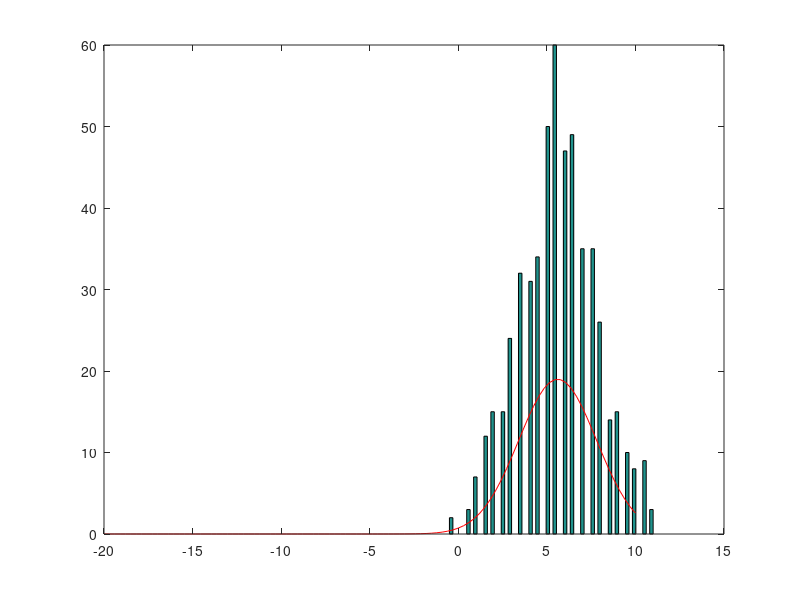

Write MATLAB code to recreate this figure. (Note: this script raises an error after producing the figure.)
load 8/delta_time_raw.txt
time_raw = delta_time_raw(:,2);
index_raw = delta_time_raw(:,1);

[hts,ctrs] = hist(time_raw, 59);
bar(ctrs,hts,'hist') % plot histogram
area = sum(hts) * (ctrs(2)-ctrs(1));
xx = linspace(-20,10); % geef x range aan
hold on; 
plot(xx,area*normpdf(xx,mean(time_raw),std(time_raw)),'r-') % plot gauss met berekende mean en std

% Correcte significantie maken voor plot 1
xtickformat('%.1f')
ytickformat('%.0f')

% Punt naar comma veranderen voor de de assen van plot 1
x2 = get(gca, 'XTickLabel');
nieuw_x2 = strrep(x2(:),'.',',');
set(gca, 'XTickLabel', nieuw_x2)
y2 = get(gca, 'YTickLabel');
nieuw_y2 = strrep(y2(:),'.',',');
set(gca, 'YTickLabel', nieuw_y2)

mu = mean(time_raw)
sigma = std(time_raw)
sample_omschrijving = sprintf('Sample 6: \\mu = %.2f     \\sigma = %.2f', mu, sigma)

% Correcte plot layout maken
ylabel('Frequentie [-]')
xlabel('Tijd [ns]')
legend('show', 'Location', 'NorthEast', sample_omschrijving, 'Gauss fit', 'Interpreter', 'latex');
grid on
hold off



